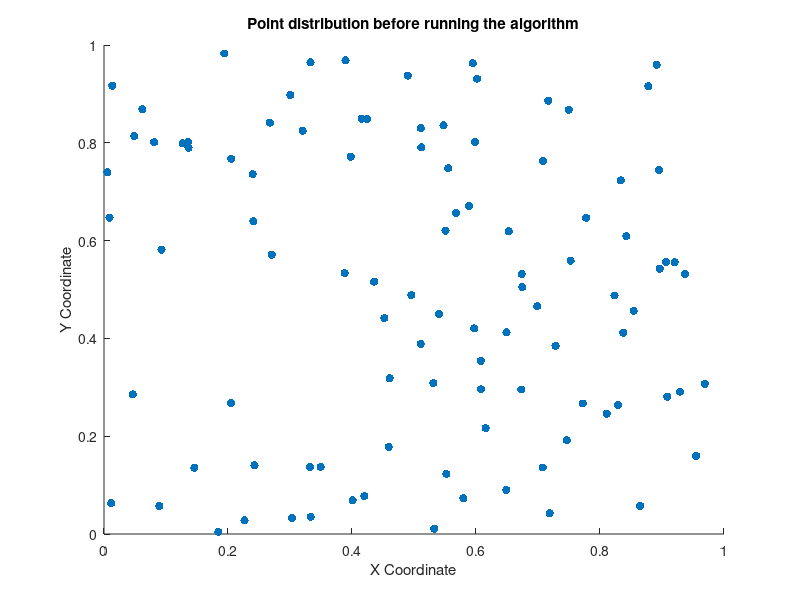
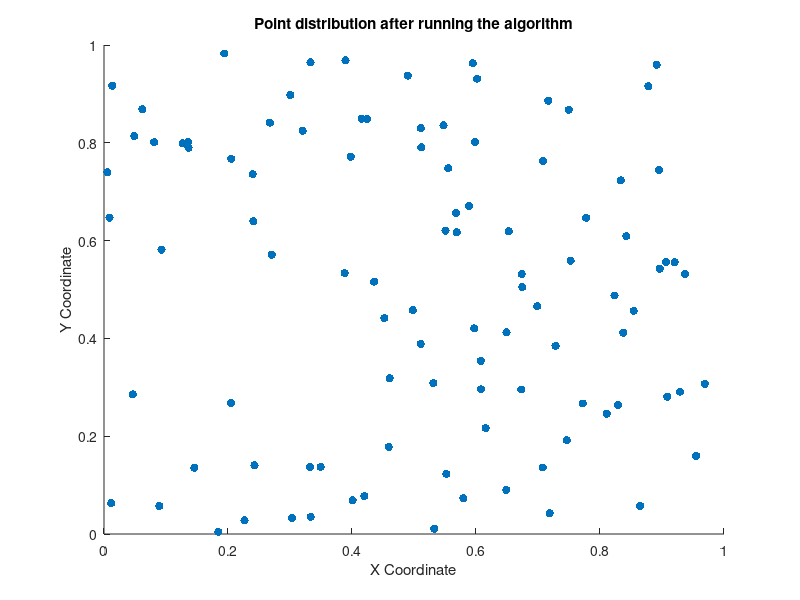

Reproduce these figures in MATLAB, in order.
% Parameters
N = 100; % number of points
iterations = 100; % number of iterations
shift_range = 0.01; % shift range for each point (change in coordinates)

% Initialize points
points = rand(N, 2); % random point coordinates in the range [0, 1]
figure
% Plot
scatter(points(:, 1), points(:, 2), 'filled');
title('Point distribution before running the algorithm');
xlabel('X Coordinate');
ylabel('Y Coordinate');


% Main loop
for iter = 1:iterations
    % Evaluate point density
    density = zeros(N, 1);
    for i = 1:N
        distances = sqrt(sum((points - points(i, :)).^2, 2)); % calculate distances to other points
        distances(i) = []; % remove distance to itself
        density(i) = 1/mean(distances); % mean distance to nearest neighbors
    end
    
    % Choose point to shift
    [~, index] = max(density); % choose point with highest density
    
    % Shift point
    points(index, :) = points(index, :) + shift_range * randn(1, 2);
    
    % Display progress
    fprintf('Iteration %d/%d\n', iter, iterations);
end

% Plot
figure
scatter(points(:, 1), points(:, 2), 'filled');
title('Point distribution after running the algorithm');
xlabel('X Coordinate');
ylabel('Y Coordinate');
